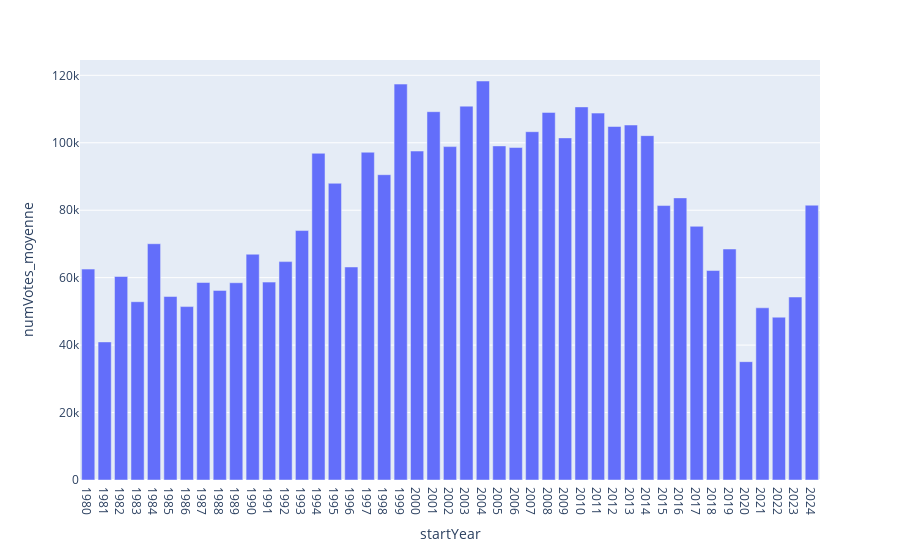

The code cell stored with this chart in its notebook:
### Code cell
fig = px.bar(df_nbr_votes_by_year, x="startYear", y="numVotes_moyenne")
fig.show()

### Figure 1 — Plotly figure (JSON) as saved in the notebook; plotly's stock layout.template omitted (floating-point values rounded to 4 significant figures)
{"data": [{"alignmentgroup": "True", "hovertemplate": "startYear=%{x}<br>numVotes_moyenne=%{y}<extra></extra>", "legendgroup": "", "marker": {"color": "#636efa", "pattern": {"shape": ""}}, "name": "", "offsetgroup": "", "orientation": "v", "showlegend": false, "textposition": "auto", "type": "bar", "x": ["1980", "1981", "1982", "1983", "1984", "1985", "1986", "1987", "1988", "1989", "1990", "1991", "1992", "1993", "1994", "1995", "1996", "1997", "1998", "1999", "2000", "2001", "2002", "2003", "2004", "2005", "2006", "2007", "2008", "2009", "2010", "2011", "2012", "2013", "2014", "2015", "2016", "2017", "2018", "2019", "2020", "2021", "2022", "2023", "2024"], "xaxis": "x", "y": [62540.0, 40940.0, 60340.0, 52870.0, 70060.0, 54410.0, 51420.0, 58560.0, 56220.0, 58500.0, 66950.0, 58680.0, 64760.0, 73970.0, 96870.0, 87980.0, 63160.0, 97190.0, 90530.0, 117400.0, 97540.0, 109200.0, 98860.0, 110900.0, 118300.0, 99060.0, 98590.0, 103300.0, 109000.0, 101400.0, 110600.0, 108800.0, 104800.0, 105300.0, 102100.0, 81380.0, 83650.0, 75230.0, 62110.0, 68490.0, 35090.0, 51060.0, 48280.0, 54260.0, 81490.0], "yaxis": "y"}], "layout": {"barmode": "relative", "legend": {"tracegroupgap": 0}, "margin": {"t": 60}, "xaxis": {"anchor": "y", "domain": [0, 1], "title": {"text": "startYear"}}, "yaxis": {"anchor": "x", "domain": [0, 1], "title": {"text": "numVotes_moyenne"}}}}
